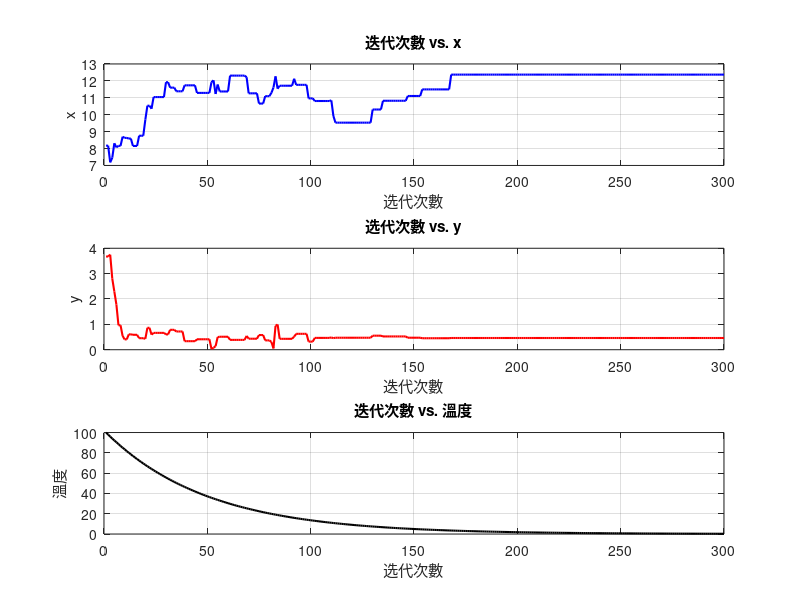

Source code (MATLAB):
clc, clear; close all;

% 參數設定
max_iters = 300; % 迭代次數
T_init = 100; % 初始溫度
T_min = 1e-3; % 最小溫度
alpha = 0.98; % 降溫率

% x 和 y 的初始猜測值
x = rand() * 10; % 隨機初始 x 值(範圍0-10)
y = rand() * 10; % 隨機初始 y 值(範圍0-10)

% 儲存結果
iter_vals = zeros(max_iters, 1);
x_vals = zeros(max_iters, 1);
y_vals = zeros(max_iters, 1);
T_vals = zeros(max_iters, 1);

% 目標函數(ODE 殘差)
residual = @(x, y) abs(x^2 * (y - 1) + x * y + (x^2 - 1/9) * y);

% 模擬退火迴圈
T = T_init;
for iter = 1:max_iters
    % 儲存當前值
    iter_vals(iter) = iter;
    x_vals(iter) = x;
    y_vals(iter) = y;
    T_vals(iter) = T;

    % 生成新候選解
    x_new = x + (rand() - 0.5) * 2; % x 的小擾動
    y_new = y + (rand() - 0.5) * 2; % y 的小擾動

    % 計算殘差
    cost_old = residual(x, y);
    cost_new = residual(x_new, y_new);

    % 接受新解的機率
    if cost_new < cost_old || exp((cost_old - cost_new) / T) > rand()
        x = x_new;
        y = y_new;
    end

    % 降溫
    T = T * alpha;
    if T < T_min
        break;
    end
end

% 顯示計算結果
fprintf('最終計算結果: x = %.6f, y = %.6f\n', x, y);

% 繪製結果
figure;
subplot(3,1,1);
plot(iter_vals, x_vals,'b-', 'Linewidth', 1.5);
xlabel('选代次數');
ylabel('x'); 
title('迭代次數 vs. x');
grid on;

subplot(3,1,2);
plot(iter_vals, y_vals,'r-','LineWidth', 1.5);
xlabel('迭代次數');
ylabel('y');
title('选代次數 vs. y');
grid on;

subplot(3,1,3);
plot(iter_vals, T_vals, 'k-', 'LineWidth', 1.5);
xlabel('选代次數');
ylabel('溫度'); 
title('迭代次數 vs. 溫度');
grid on;

% 調整圓形屬性
set(gcf, 'Color', 'w');